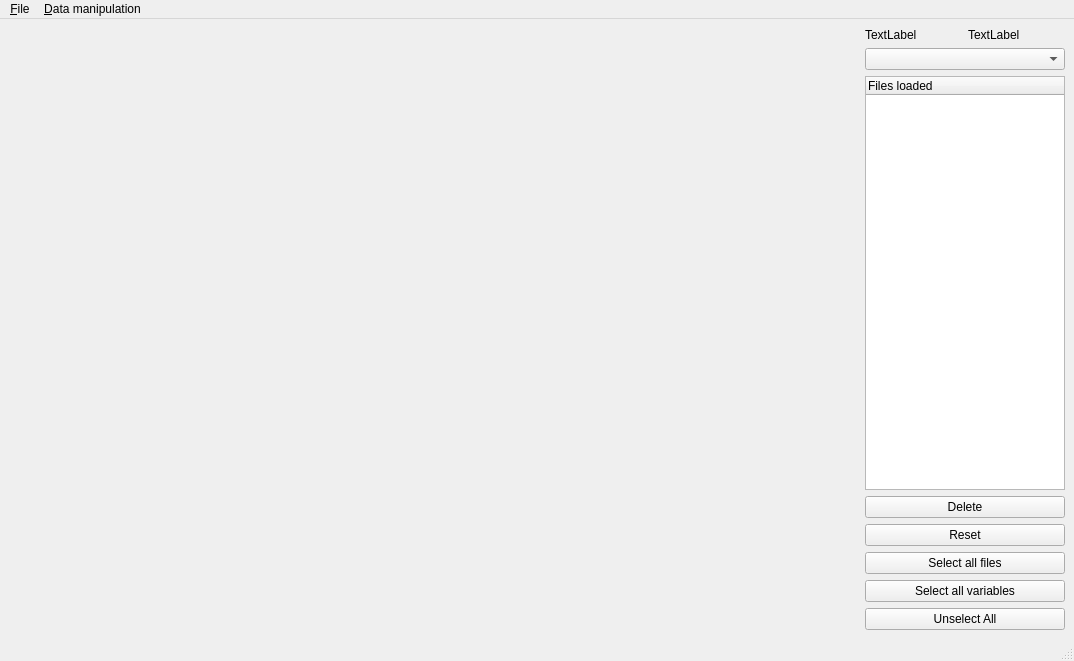
<?xml version="1.0" encoding="UTF-8"?>
<ui version="4.0">
 <class>MainWindow</class>
 <widget class="QMainWindow" name="MainWindow">
  <property name="geometry">
   <rect>
    <x>0</x>
    <y>0</y>
    <width>1074</width>
    <height>661</height>
   </rect>
  </property>
  <property name="sizePolicy">
   <sizepolicy hsizetype="Expanding" vsizetype="Expanding">
    <horstretch>0</horstretch>
    <verstretch>0</verstretch>
   </sizepolicy>
  </property>
  <property name="windowTitle">
   <string>MainWindow</string>
  </property>
  <widget class="QWidget" name="centralwidget">
   <property name="enabled">
    <bool>true</bool>
   </property>
   <property name="sizePolicy">
    <sizepolicy hsizetype="Expanding" vsizetype="Expanding">
     <horstretch>0</horstretch>
     <verstretch>0</verstretch>
    </sizepolicy>
   </property>
   <layout class="QHBoxLayout" name="horizontalLayout_3">
    <item>
     <layout class="QVBoxLayout" name="mplvl">
      <property name="sizeConstraint">
       <enum>QLayout::SetMinimumSize</enum>
      </property>
     </layout>
    </item>
    <item>
     <spacer name="horizontalSpacer">
      <property name="orientation">
       <enum>Qt::Horizontal</enum>
      </property>
      <property name="sizeHint" stdset="0">
       <size>
        <width>40</width>
        <height>20</height>
       </size>
      </property>
     </spacer>
    </item>
    <item>
     <layout class="QVBoxLayout" name="verticalLayout">
      <property name="spacing">
       <number>6</number>
      </property>
      <property name="sizeConstraint">
       <enum>QLayout::SetFixedSize</enum>
      </property>
      <item>
       <layout class="QHBoxLayout" name="logo_layout">
        <property name="sizeConstraint">
         <enum>QLayout::SetDefaultConstraint</enum>
        </property>
        <property name="topMargin">
         <number>0</number>
        </property>
        <item>
         <widget class="QLabel" name="logo_MO">
          <property name="text">
           <string>TextLabel</string>
          </property>
         </widget>
        </item>
        <item>
         <widget class="QLabel" name="logo_CS">
          <property name="text">
           <string>TextLabel</string>
          </property>
         </widget>
        </item>
       </layout>
      </item>
      <item>
       <widget class="QComboBox" name="plot_name"/>
      </item>
      <item>
       <layout class="QHBoxLayout" name="horizontalLayout">
        <property name="spacing">
         <number>6</number>
        </property>
        <property name="sizeConstraint">
         <enum>QLayout::SetDefaultConstraint</enum>
        </property>
        <item>
         <widget class="CustomTreeWidget" name="list_file">
          <property name="sizePolicy">
           <sizepolicy hsizetype="Fixed" vsizetype="Expanding">
            <horstretch>2</horstretch>
            <verstretch>0</verstretch>
           </sizepolicy>
          </property>
          <property name="minimumSize">
           <size>
            <width>200</width>
            <height>0</height>
           </size>
          </property>
          <property name="maximumSize">
           <size>
            <width>100</width>
            <height>16777215</height>
           </size>
          </property>
          <column>
           <property name="text">
            <string>Files loaded</string>
           </property>
          </column>
         </widget>
        </item>
       </layout>
      </item>
      <item>
       <layout class="QGridLayout" name="gridLayout_2">
        <property name="horizontalSpacing">
         <number>6</number>
        </property>
        <item row="1" column="0">
         <widget class="QPushButton" name="reset_buttn">
          <property name="minimumSize">
           <size>
            <width>200</width>
            <height>0</height>
           </size>
          </property>
          <property name="text">
           <string>Reset</string>
          </property>
         </widget>
        </item>
        <item row="0" column="0">
         <widget class="QPushButton" name="delete_buttn">
          <property name="minimumSize">
           <size>
            <width>200</width>
            <height>0</height>
           </size>
          </property>
          <property name="text">
           <string>Delete</string>
          </property>
         </widget>
        </item>
        <item row="3" column="0">
         <widget class="QPushButton" name="select_all_vars">
          <property name="text">
           <string>Select all variables</string>
          </property>
         </widget>
        </item>
        <item row="2" column="0">
         <widget class="QPushButton" name="select_all_files">
          <property name="text">
           <string>Select all files</string>
          </property>
         </widget>
        </item>
        <item row="4" column="0">
         <widget class="QPushButton" name="unselect_all">
          <property name="text">
           <string>Unselect All</string>
          </property>
         </widget>
        </item>
       </layout>
      </item>
     </layout>
    </item>
   </layout>
  </widget>
  <widget class="QMenuBar" name="menubar">
   <property name="geometry">
    <rect>
     <x>0</x>
     <y>0</y>
     <width>1074</width>
     <height>22</height>
    </rect>
   </property>
   <widget class="QMenu" name="menu_File">
    <property name="title">
     <string>&amp;File</string>
    </property>
   </widget>
   <widget class="QMenu" name="menuData_manipulation">
    <property name="title">
     <string>&amp;Data manipulation</string>
    </property>
   </widget>
   <addaction name="menu_File"/>
   <addaction name="menuData_manipulation"/>
  </widget>
  <widget class="QStatusBar" name="statusbar"/>
  <action name="action_Import_file">
   <property name="text">
    <string>&amp;Import</string>
   </property>
  </action>
 </widget>
 <customwidgets>
  <customwidget>
   <class>CustomTreeWidget</class>
   <extends>QTreeWidget</extends>
   <header>totoview.core.customtree</header>
  </customwidget>
 </customwidgets>
 <resources/>
 <connections/>
</ui>
